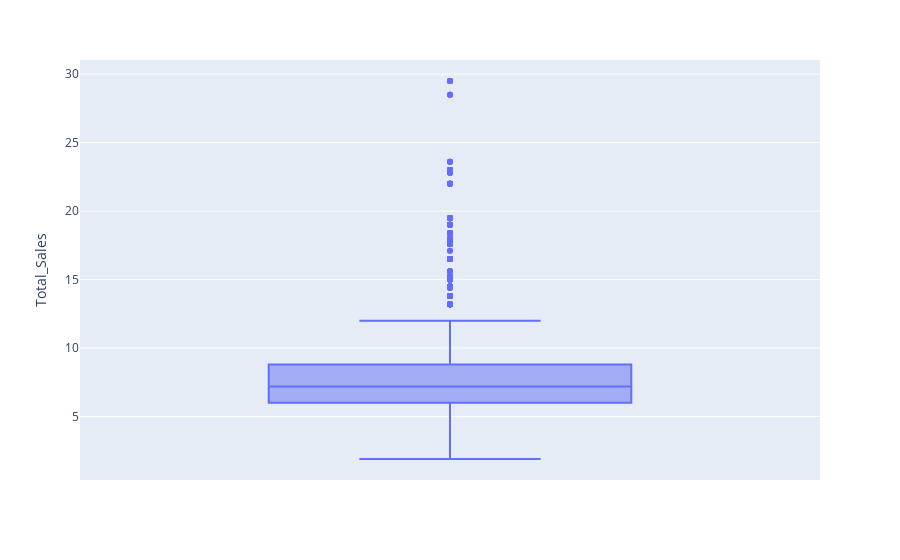

Here is the notebook cell this chart was saved with:
### Code cell
# the Boxplot graph shows that both the variables have Outliners.
fig = px.box(td, y="Total_Sales")
fig.show()

### Figure 1 — Plotly figure (JSON) as saved in the notebook; plotly's stock layout.template omitted (floating-point values rounded to 4 significant figures; data arrays with more than 128 entries replaced by an {"elided": "..."} marker saying what was removed)
{"data": [{"alignmentgroup": "True", "hovertemplate": "Total_Sales=%{y}<extra></extra>", "legendgroup": "", "marker": {"color": "#636efa"}, "name": "", "notched": false, "offsetgroup": "", "orientation": "v", "showlegend": false, "type": "box", "x0": " ", "xaxis": "x", "y": {"elided": "84267 float values"}, "y0": " ", "yaxis": "y"}], "layout": {"boxmode": "group", "legend": {"tracegroupgap": 0}, "margin": {"t": 60}, "xaxis": {"anchor": "y", "domain": [0, 1]}, "yaxis": {"anchor": "x", "domain": [0, 1], "title": {"text": "Total_Sales"}}}}
